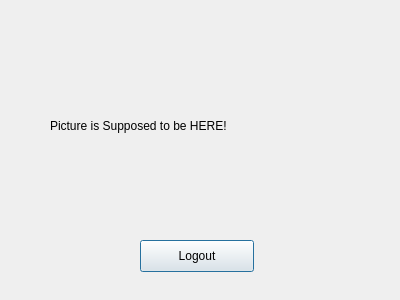
<?xml version="1.0" encoding="UTF-8"?>
<ui version="4.0">
 <class>WelcomeWinow</class>
 <widget class="QDialog" name="WelcomeWinow">
  <property name="geometry">
   <rect>
    <x>0</x>
    <y>0</y>
    <width>400</width>
    <height>300</height>
   </rect>
  </property>
  <property name="windowTitle">
   <string>Welcome Window</string>
  </property>
  <widget class="QLabel" name="labelPic">
   <property name="geometry">
    <rect>
     <x>50</x>
     <y>20</y>
     <width>311</width>
     <height>211</height>
    </rect>
   </property>
   <property name="text">
    <string>Picture is Supposed to be HERE!</string>
   </property>
  </widget>
  <widget class="QPushButton" name="pushButtonLogout">
   <property name="geometry">
    <rect>
     <x>140</x>
     <y>240</y>
     <width>114</width>
     <height>32</height>
    </rect>
   </property>
   <property name="text">
    <string>Logout</string>
   </property>
  </widget>
 </widget>
 <resources/>
 <connections/>
</ui>
